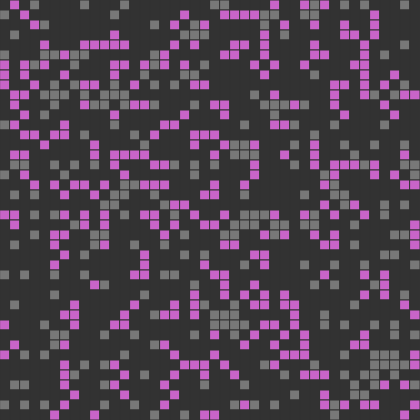
Frame 1 (no input)
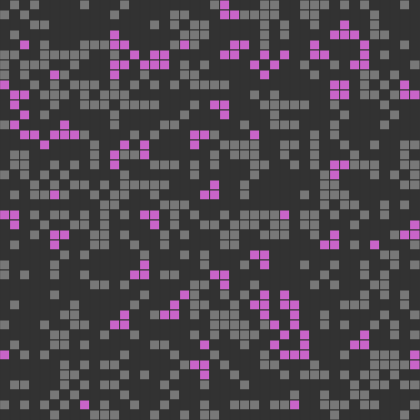
Frame 60 (no input)
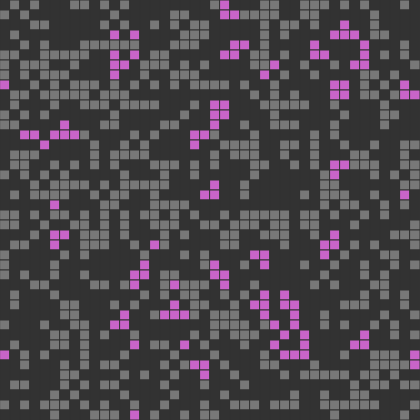
Frame 120 (the mouse pressed at the canvas centre since frame 60)

The p5.js sketch that drew these frames (run headless with seeded random() and noise() and a simulated clock; from frame 60 on, the mouse is pressed at the canvas centre):

// p5.js sketch
// ── sketch.js
let cols, rows, grid, next; // Grid dimensions and state
let res = 10; // Cell size in pixels
let updateInterval = 10; // Frames between updates
let frameCounter = 0; // Frame counter to slow down simulation
function setup() {
  createCanvas(420, 420);
  cols = width / res;
  rows = height / res;
  grid = Array.from({ length: cols }, () =>
    Array.from({ length: rows }, () => (random() > 0.3 ? -1 : 1)) // Some alive, most uninitialized
  );}
function draw() {
  background(30);
  if (frameCounter % updateInterval === 0) {
    next = grid.map((col, x) =>
      col.map((cell, y) => {
        if (cell === -1) return -1; // Skip uninitialized cells
        let sum = 0;
        for (let i = -1; i <= 1; i++) {
          for (let j = -1; j <= 1; j++) {
            let nx = (x + i + cols) % cols;
            let ny = (y + j + rows) % rows;
            sum += grid[nx][ny] > 0 ? 1 : 0; // Count neighbors
          }}
        sum -= cell > 0 ? 1 : 0; // Exclude the cell itself
        return (sum === 3 || (cell > 0 && sum === 2)) ? 1 : 0; // Apply rules
      }));
    grid = next.map((col, x) =>
      col.map((cell, y) => (cell === -1 && random() > 0.99 ? 1 : cell))
    );}
  grid.forEach((col, x) =>
    col.forEach((cell, y) => {
      let dying = grid[x][y] > 0 && next[x][y] === 0;
      let colorCode = cell === -1 ? color(50, 50, 50) :  // Uninitialized (dark gray)
                      dying ? color(255, 100, 100) :     // Dying (red)
                      cell > 0 ? color(200, 100, 200) :  // Alive (purple)
                      color(120);                       // Dead (light gray)
      fill(colorCode);
      stroke(50);
      rect(x * res, y * res, res, res);
    }));
  frameCounter++;}
